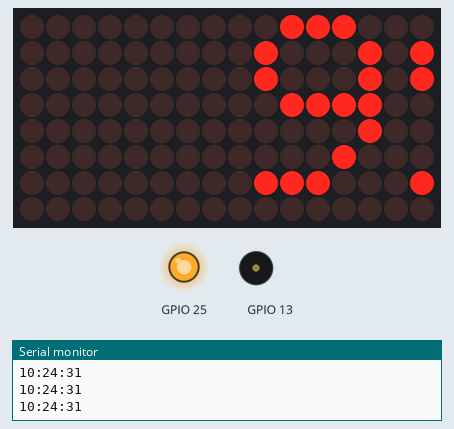
This sketch was run on a simulated ESP32. On the bench: 16×8 LED matrix, output pins drawn as LEDs (lit = HIGH), buzzer (waves = sounding), the last lines printed to the serial monitor. WiFi joins after 1.5 s; servers stay silent unless stated; the local clock reads 2024-03-15 10:24:30 at power-on unless the sketch sets it.

Above: at 1.97 s.
At 6.4 s:
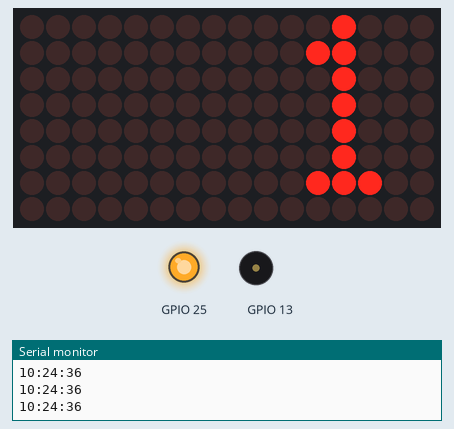
At 10.78 s:
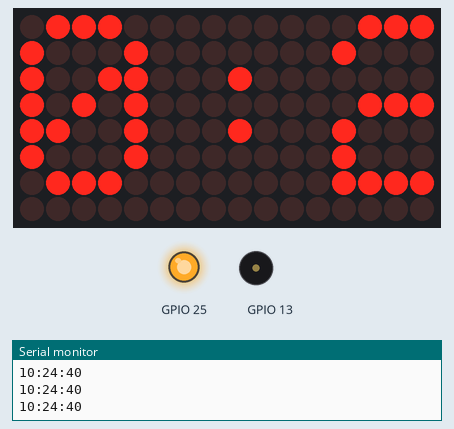
At 20.46 s:
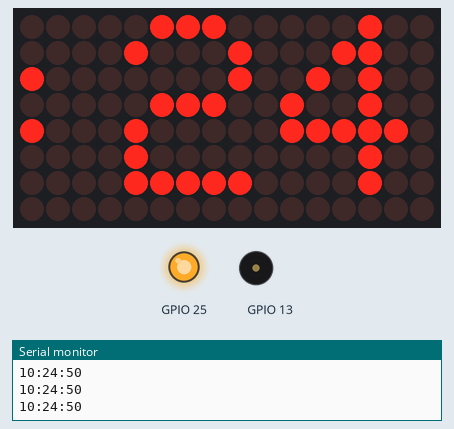
At 29.18 s:
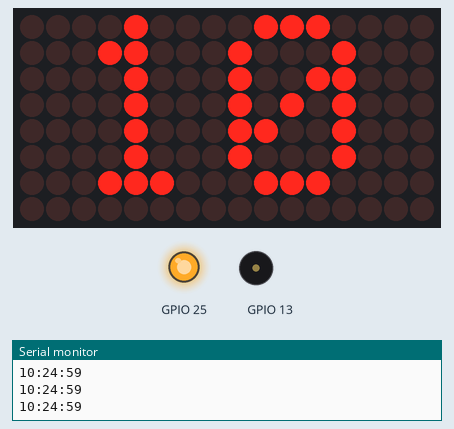
At 39.18 s:
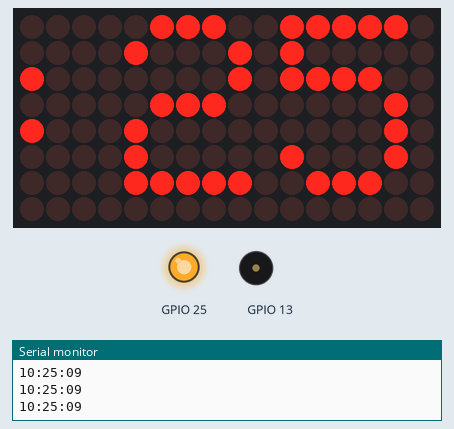

The sketch:

SUN-flower-Auto-NTP-V2--LEDmultitask.ino
```cpp
//WIFI
#include<WiFi.h>
#define WIFI_STA_NAME "SAHOUSE2020  2G"  //SAHOUSE2020  2G
#define WIFI_STA_PASS "11012709"
//matrix LED8x16
#include <Adafruit_GFX.h>
#include "Adafruit_LEDBackpack.h"
Adafruit_8x16minimatrix matrix;

//NTPClient time
#include "time.h"
const char* ntpServer = "th.pool.ntp.org";
const long  gmtOffset_sec = 25200;
const int   daylightOffset_sec = 0;
// Variables to save time
char timeHour[3];
char timeMinute[3];
char timeSecond[3];
//NTP


int hr;
int minx;
int secx;
int sec;
int minTrig=0;
String strTime="99:99:99";
int timeX1;
int flag0=0;
int flagSound=1;


//
void setup(){
  pinMode(25,OUTPUT);
  pinMode(13,OUTPUT);
  digitalWrite(25,1);
  configTime(gmtOffset_sec, daylightOffset_sec, ntpServer);
  //printLocalTime();
  Serial.begin(115200);
  Serial.println();
  Serial.println();
  Serial.print("Connecting to ");
  Serial.println(WIFI_STA_NAME);
  WiFi.mode(WIFI_STA);
  WiFi.begin(WIFI_STA_NAME, WIFI_STA_PASS);
  while (WiFi.status() != WL_CONNECTED) {
    delay(500);
    Serial.print(".");

  }
  Serial.println("");
  Serial.println("WiFi connected");
  Serial.println("IP address: ");
  Serial.println(WiFi.localIP());

  //matrix LED
  matrix.begin(0x70);
  matrix.setRotation(1);
  matrix.setTextSize(1);
  matrix.setTextColor(LED_ON);
  matrix.setTextWrap(false);
  matrix.setBrightness(1);
}

void loop(){

//matrixLED
  String text = strTime;
  // คำนวณระยะที่ต้องเลื่อน
  int textWidth = text.length() * 6; // แต่ละตัวอักษรกว้าง 6 pixels
  int startX = 16; // ความกว้างจอ
  int endX = -(textWidth); // จุดสิ้นสุดคือ -ความยาวข้อความ

  for (int x = startX; x >= endX; x--) {

    matrix.clear();
    matrix.setCursor(x, 0);
    matrix.print(text);
    matrix.writeDisplay();
      timeX1=millis();
      strTime=String(atoi(timeHour))+":"+String(atoi(timeMinute));//+":"+String(atoi(timeSecond)
      hr=atoi(timeHour);
      minx=atoi(timeMinute);
      secx=atoi(timeSecond);


      if(hr<10){
        strTime="0"+String(atoi(timeHour))+":"+String(atoi(timeMinute));//+":"+String(atoi(timeSecond)
      }
      if(minx<10){
        strTime=String(atoi(timeHour))+":"+"0"+String(atoi(timeMinute));//+":"+String(atoi(timeSecond)
      }
        //if(timeX1%1000==0){
        printLocalTime();
        //}
    delay(3);

  }
  if((secx==59||secx==0)&&flagSound==1){
    flagSound=0;
    tone(13,4000,500);
  }else flagSound=1;


  //Watering every 30 minutes from 07.00-18.00
  if((hr==7||hr==12||hr==17)&&(minx==30&&(secx>=0&&secx<=4))){ //07.00-18.00 every haft of hour 60 minutes 5 second
    digitalWrite(25,0);
    tone(13,1000,200);
    tone(13,4000,30);
  }else {
    digitalWrite(25,1);
    noTone(13);
    }
    if((hr==8)&&(minx==0&&(secx>=20&&secx<=23))){ //07.00-18.00 every haft of hour 60 minutes 5 second
    tone(13,500,500);
    tone(13,4000,500);
    tone(13,500,500);
    tone(13,4000,500);
    tone(13,500,500);
    tone(13,4000,500);
    tone(13,500,500);
    tone(13,4000,500);
    tone(13,500,500);
    tone(13,4000,500);
    delay(5000);  // รอ 5 วินาที
    Serial.println("Restarting...");
    ESP.restart();  // รีสตาร์ท ESP32
  }

}

void printLocalTime(){
  struct tm timeinfo;
  if(!getLocalTime(&timeinfo)){
    Serial.println("Failed to obtain time");
    //delay(2000);
    return;
  }
  strftime(timeHour,3, "%H", &timeinfo);  //%H:%M:%S
  Serial.print(timeHour);
  Serial.print(":");
  strftime(timeMinute,3, "%M", &timeinfo);
  Serial.print(timeMinute);
  Serial.print(":");
  strftime(timeSecond,3, "%S", &timeinfo);
  Serial.println(timeSecond);
  delay(35);
}
```
